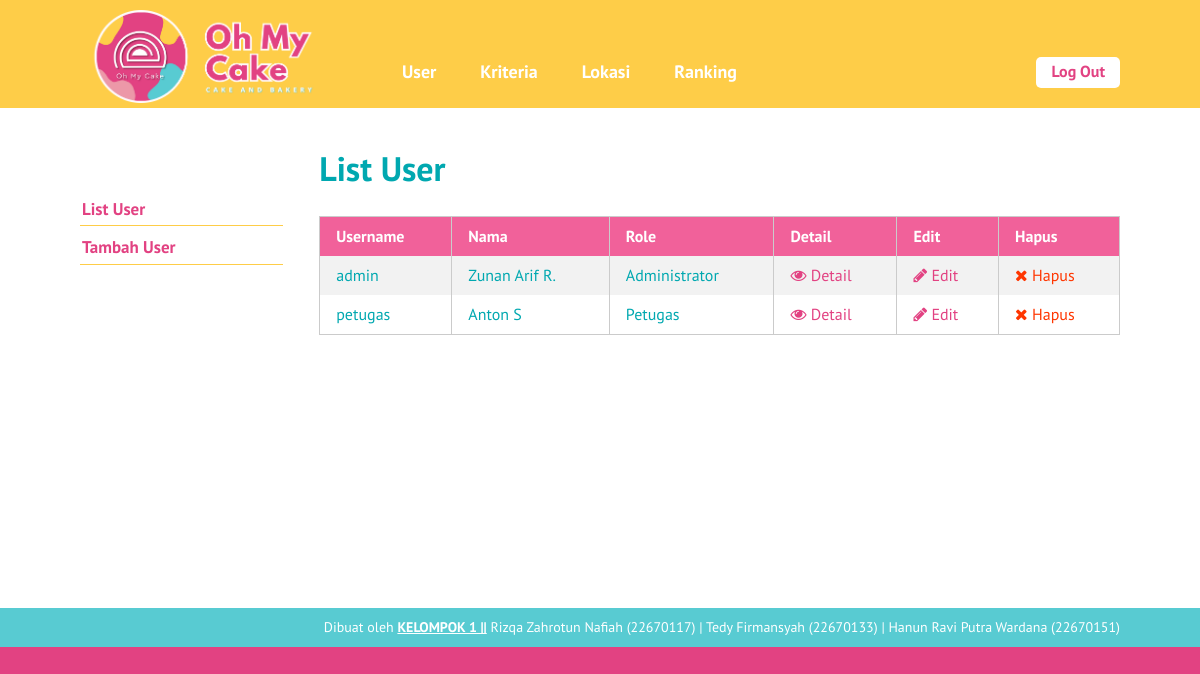
Screenshot of /list-user.php (signed in) with the database file from the repository.
### tables this page shows
CREATE TABLE `user` (
  `id_user` int(5) NOT NULL,
  `username` varchar(16) NOT NULL,
  `password` varchar(50) NOT NULL,
  `nama` varchar(70) NOT NULL,
  `email` varchar(50) DEFAULT NULL,
  `alamat` varchar(100) DEFAULT NULL,
  `role` char(1) NOT NULL
);

### list-user.php (the view, shortened to what this page needs)
<?php require_once('includes/init.php'); ?>
<?php
require_once('template-parts/header.php');
?>
	<div class="main-content-row">
	<div class="container clearfix">
		<?php include_once('template-parts/sidebar-user.php'); ?>
		<div class="main-content the-content">
			<h1>List User</h1>
			<?php
			$query = $pdo->prepare('SELECT id_user, username, nama, role FROM user');
			$query->execute();
			$query->setFetchMode(PDO::FETCH_ASSOC);
			if($query->rowCount() > 0):
			?>
			<table class="pure-table pure-table-striped">
				<thead>
					<tr>
						<th>Username</th>
						<th>Nama</th>
						<th>Role</th>
						<th>Detail</th>
						<th>Edit</th>
						<th>Hapus</th>
					</tr>
				</thead>
				<tbody>
					<?php while($hasil = $query->fetch()): ?>
						<tr>
							<td><?php echo $hasil['username']; ?></td>
							<td><?php echo $hasil['nama']; ?></td>
							<td>
							<?php
							if($hasil['role'] == 1) {
								echo 'Administrator';
							} elseif($hasil['role'] == 2) {
								echo 'Petugas';
							}
							?>
							</td>
							<td><a href="single-user.php?id=<?php echo $hasil['id_user']; ?>"><span class="fa fa-eye"></span> Detail</a></td>
							<td><a href="edit-user.php?id=<?php echo $hasil['id_user']; ?>"><span class="fa fa-pencil"></span> Edit</a></td>
							<td><a href="hapus-user.php?id=<?php echo $hasil['id_user']; ?>" class="red yaqin-hapus"><span class="fa fa-times"></span> Hapus</a></td>
						</tr>
					<?php endwhile; ?>
				</tbody>
			</table>
			<?php else: ?>
				<p>Maaf, belum ada data untuk user.</p>
			<?php endif; ?>
		</div>
	</div>
	</div>
<?php
require_once('template-parts/footer.php');

### stylesheets/style.css (style rules this page uses)
html,body,div,span,applet,object,iframe,h1,h2,h3,h4,h5,h6,p,blockquote,pre,a,abbr,acronym,address,big,cite,code,del,dfn,em,img,ins,kbd,q,s,samp,small,strike,strong,sub,sup,tt,var,b,u,i,center,dl,dt,dd,ol,ul,li,fieldset,form,label,legend,table,caption,tbody,tfoot,thead,tr,th,td,article,aside,canvas,details,embed,figure,figcaption,footer,header,hgroup,menu,nav,output,ruby,section,summary,time,mark,audio,video { margin:0;padding:0;border:0;font-size:100%;vertical-align:baseline }
body { line-height:1 }
table { border-collapse:collapse;border-spacing:0 }
*,*:before,*:after { -moz-box-sizing:border-box;-webkit-box-sizing:border-box;box-sizing:border-box }
.clearfix:before,.clearfix:after { content:" ";display:table }
.clear,.clearfix:after { clear:both }
a { color:#E24282;text-decoration:none }
.container { max-width:1100px;margin:0 auto;position:relative;padding:0 30px }
body { background:#E24282;font-family:"PT Sans",sans-serif;color:#00a8b0;font-size:14px;line-height:1.3;font-weight:500 }
h1,h2,h3,h4,h5,h6 { font-weight:300 }
.pure-table { border-collapse:collapse;border-spacing:0;empty-cells:show;border:1px solid #cbcbcb;width:100% }
.pure-table td,.pure-table th { border-left:1px solid #cbcbcb;border-width:0 0 0 1px;font-size:inherit;margin:0;overflow:visible;padding:0.5em 1em }
.pure-table td:first-child,.pure-table th:first-child { border-left-width:0 }
.pure-table thead { background-color:#f1619a;color:#fff;text-align:left;vertical-align:bottom }
.pure-table thead th { color:#fff }
.pure-table td { background-color:transparent }
.pure-table-striped tr:nth-child(2n-1) td { background-color:#f2f2f2 }
.the-content { font-size:16px;line-height:1.42857 }
.the-content a { color:#E24282 }
.the-content h1,.the-content h2,.the-content h3,.the-content h4,.the-content h5,.the-content h6 { font-weight:700 }
.the-content h1 { font-size:34px;margin:0.8em 0 0.8em;padding:0;line-height:1.2 }
.the-content blockquote,.the-content table,.the-content p,.the-content ul,.the-content ol,.the-content dd,.the-content pre,.the-content iframe,.the-content .flxmap-container,.the-content hr { margin-bottom:1em }
.the-content table { margin-bottom:50px }
.the-content>h1:first-child,.the-content>h3:first-child,.the-content>h2:first-child { margin-top:0 }
.fa { display:inline-block;font:normal normal normal 14px/1 FontAwesome;font-size:inherit;text-rendering:auto;-webkit-font-smoothing:antialiased;-moz-osx-font-smoothing:grayscale }
.fa-remove:before,.fa-close:before,.fa-times:before { content:"\f00d" }
.fa-pencil:before { content:"\f040" }
.fa-eye:before { content:"\f06e" }
button,a { -webkit-transition:all .2s ease;-moz-transition:all .2s ease;-o-transition:all .2s ease;transition:all 0.2s ease }
span.red,a.red,.the-content span.red,.the-content a.red { color:#ff3600 }
.main-content { float:right;width:77%;padding:40px 0 }

### rows the page displays
user: username "admin", nama "Zunan Arif R.", role "Administrator"
user: username "petugas", nama "Anton S", role "Petugas"
